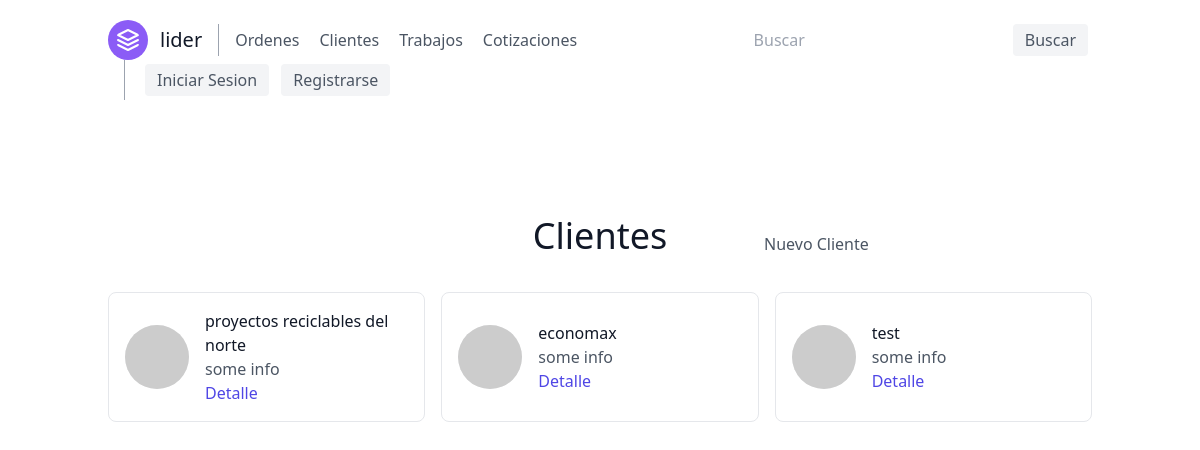
/clientes/, run on an earlier commit of the app's database.
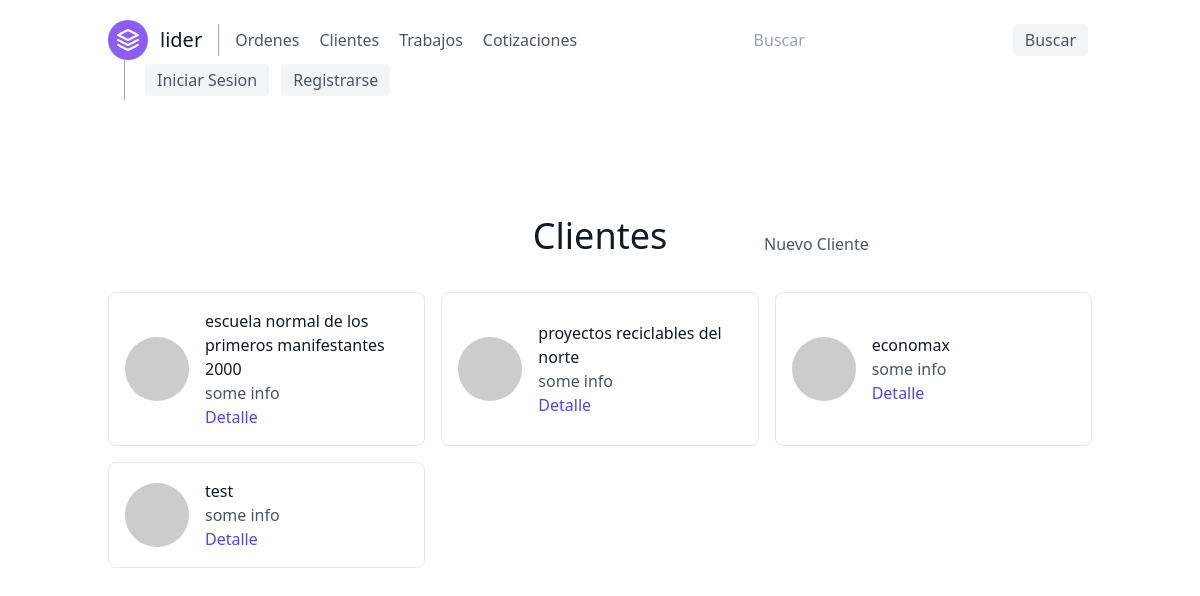
And on a later commit of the database.
### orders/models.py (models this page shows, shortened)
class Customer(models.Model):
    name_company = models.CharField(verbose_name='Nombre/Empresa', max_length=50)
    email = models.EmailField(verbose_name='Correo', null=True)
    phone_number = models.CharField(verbose_name='Telefono', max_length=10, validators=[RegexValidator(r'^\d{1,10}$')])
    address = models.CharField(verbose_name='Domicilio', max_length=100, null=True)
    shipping = models.BooleanField(verbose_name='Entrega a domicilio')

### customers/views.py (the view)
# urls.py: path('', CustomersView.as_view(), name='customers'),
class CustomersView(ListView):
    model = Customer
    template_name = 'customers/customers.html'
    ordering = ['-id']
    paginate_by = 5

### customers/templates/customers/customers.html
{% extends 'base.html' %}
{% block content %}
    <section class="text-gray-600 body-font">
        <div class="container px-5 py-24 mx-auto">
            <div class="grid grid-cols-3 text-center w-full mb-5">
                <p></p>
                <h1 class="sm:text-4xl text-3xl font-medium title-font mb-4 text-gray-900">Clientes</h1>
                <a class="grid content-center justify-start" href="{% url 'customers-create' %}">Nuevo Cliente</a>
            </div>
            <div class="flex flex-wrap -m-2">
                {% for customer in customer_list %}
                    <div class="p-2 lg:w-1/3 md:w-1/2 w-full">
                        <div class="h-full flex items-center border-gray-200 border p-4 rounded-lg">
                            <img alt="team"
                                 class="w-16 h-16 bg-gray-100 object-cover object-center flex-shrink-0 rounded-full mr-4"
                                 src="https://dummyimage.com/80x80">
                            <div class="flex-grow">
                                <h2 class="text-gray-900 title-font font-medium">{{ customer.name_company }}</h2>
                                <p>some info</p>
                                <a href="{% url 'customer-detail' customer.pk %}"
                                   class="text-indigo-600 hover:text-blue-500">Detalle</a>
                            </div>
                        </div>
                    </div>
                {% endfor %}
            </div>
        </div>
    </section>
{% endblock content %}

What changed in the data, as far as the page shows it:
added Customer: name_company "escuela normal de los primeros manifestantes 2000"
